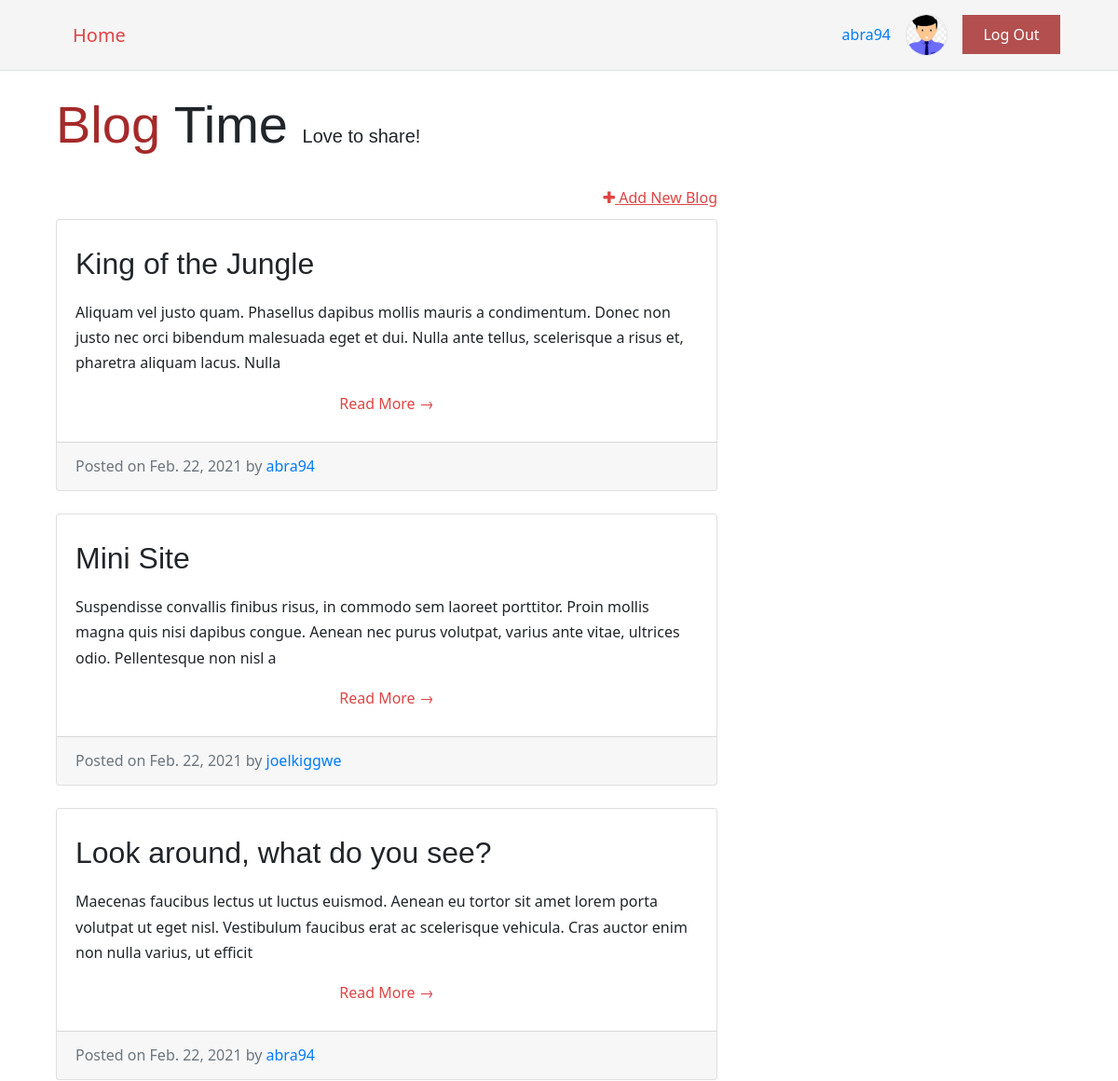
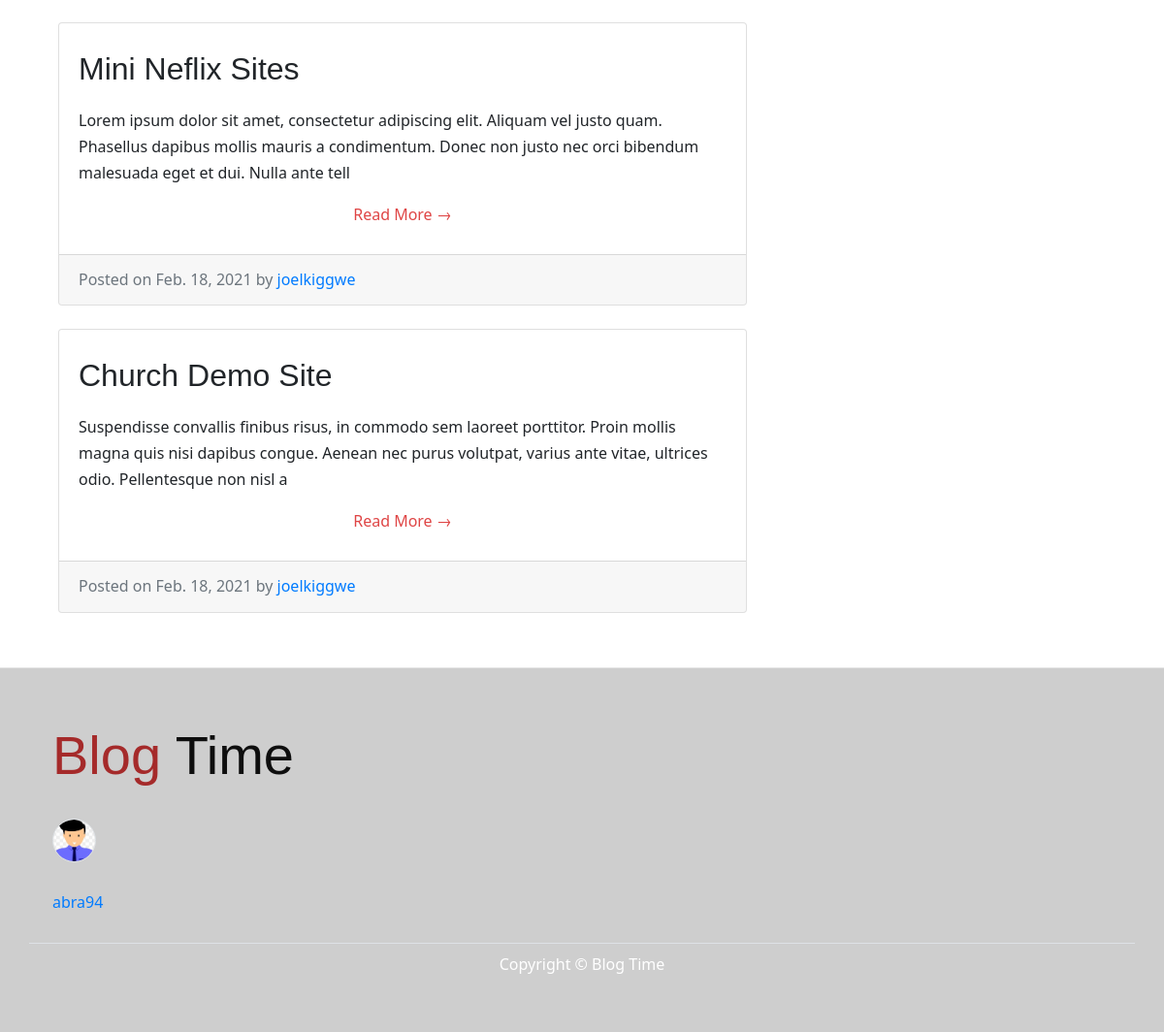
The page / (signed in) on the database its author committed (2 pictures, top to bottom).
### blog_site_app/models.py (models this page shows, shortened)
class Profile(models.Model):
    user = models.OneToOneField(User, on_delete=models.CASCADE)
    bio = models.TextField(max_length=500, blank=True)
    location = models.CharField(max_length=30, blank=True)
    birth_date = models.DateField(null=True, blank=True)
    image_avatar = models.ImageField(upload_to="images/")

class BlogPost(models.Model):
    author = models.ForeignKey(User, on_delete= models.CASCADE, related_name='blog_posts')
    title = models.CharField(max_length=200)
    text = models.TextField()
    slug = models.SlugField(max_length=150, unique=True)
    published_date = models.DateField(auto_now_add=True)
    status = models.IntegerField(choices=STATUS, default=0)
    class Meta:
        ordering = ['-published_date']

### blog_site_app/views.py (the view)
# urls.py: path('', views.BlogPostList.as_view(), name="home"),
class BlogPostList(generic.ListView):
    queryset = BlogPost.objects.filter(status=1).order_by('-published_date')
    template_name = 'blog_site_app/homepage.html'

### blog_site_app/templates/blog_site_app/homepage.html
{% extends 'blog_site_app/base.html' %}
{% block content %}
<div class="container">
    <div class="row">
        <div class="col-md-8">
            <h1 class="my-4 display-4">
                <span class="brand-name">Blog</span> Time
                <small class="lead"> Love to share!</small>
            </h1>
            {% if user.is_authenticated %}
            <div class="d-flex justify-content-end">
                <a class="nav-link pr-0" style="text-decoration: underline;" href="{% url 'new_blog_post' %}">
                    <i class="fa fa-plus"></i>
                    Add New Blog</a>
            </div>
            {% endif %}
            {% for post in blogpost_list %}
            <div class="card mb-4">
                <div class="card-body">
                    <h2 class="card-title py-2">{{ post.title }}</h2>
                    <p class="card-text mb-2">{{ post.text | slice:":200" }}</p>
                    <a href="{% url 'post_detail' post.slug %}" class="btn nav-link">Read More &rarr;</a>
                </div>
                <div class="card-footer text-muted">
                    Posted on {{ post.published_date }} by
                    <span class="text-primary">{{ post.author }}</span>
                </div>
            </div>
            {% endfor %}
        </div>
    </div>
</div>
{% endblock %}

### blog_site_app/templates/blog_site_app/base.html (shortened to what this page needs)
<html>
<head>
    <link rel="stylesheet" href="https://stackpath.bootstrapcdn.com/bootstrap/4.5.2/css/bootstrap.min.css"
>
    <link rel="stylesheet" href="https://stackpath.bootstrapcdn.com/font-awesome/4.7.0/css/font-awesome.min.css"
>
    {% load static %}
    <link rel="stylesheet" href="{% static '/css/blog.css' %}">
</head>
<body>
    <div class="nav border-bottom">
        <nav class=" container navbar nav-dark d-flex justify-content-end align-items-center flex-row flex-nowrap">
            <span class="mr-auto pl-3 lead">
                <a class="nav-link" href="{% url 'home' %}"> Home </a></span>
            {% if user.is_authenticated %}
            <span class="pr-3">
                <a href="{% url 'update_profile' %}" title="Click to edit your profile"> {{ user.username }} </a></span>
            <span class="pr-3"> <img class="border rounded-circle" src="{{ user.profile.image_avatar.url }}"
                    style="height: 45px;" alt="user photo avatar"></span>
            <span class="py-3 mr-3">
                <a class="login-btn" href="{% url 'logout' %}">Log Out
                </a>
            </span>
            {% endif %}
        </nav>
    </div>
    <div class="content container">
        <div class="row">
            <div class="col-md-8 col-lg-12">
                {% block content %}
                {% endblock %}
            </div>
        </div>
    </div>
    <footer class="py-5">
        <div class="container d-flex flex-column pl-4">
            {% if user.profile.image_avatar and user.is_authenticated %}
            <h1 class="my-2 display-4">
                <span class="brand-name">Blog</span> Time
            </h1>
            <span class="py-4">
                <img class="border rounded-circle" src="{{ user.profile.image_avatar.url }}" style="height: 45px;"
                    alt="user photo avatar"></span>
            <span class="py-1">
                <a href="{% url 'update_profile' %}" title="Click to edit your profile"> {{ user.username }}
                </a></span>
            {% endif %}
        </div>
        <div class="container border-top mt-4 py-2">
            <p class="m-0 text-center text-white">Copyright &copy; Blog Time</p>
        </div>
    </footer>
</body>
</html>

### blog_site_app/static/css/blog.css (style rules this page uses)
body { font-family: "Segoe UI", Roboto, "Helvetica Neue", Arial, sans-serif; line-height: 1.7rem; }
div.nav { background-color: #f5f5f5; border-bottom: 1px solid #f5f5f5; }
.nav-link { color: rgb(223, 69, 69); font-weight: 500; }
.login-btn { color: white; background-color: rgba(165, 42, 42, 0.815); padding: 0.6rem 1.4rem; }
h1, h2, h3 { font-family: "Playfair Display", sans-serif; }
.brand-name { color: brown; }
footer { margin-top: 2rem; color: rgb(14, 14, 14); background-color: rgb(206, 206, 206); border-top: 0.05rem solid rgb(229, 229, 229); }

### rows shown on the page
BlogPost: title "King of the Jungle", text "Aliquam vel justo quam. Phasellus dapibus mollis mauris a condimentum. Donec non justo nec orci bibendum malesuada eget et dui. Nulla ante tellus, scelerisque a risus et, pharetra aliquam lacus. Nulla", published_date "Feb. 22, 2021", author "abra94"
BlogPost: title "Mini Site", text "Suspendisse convallis finibus risus, in commodo sem laoreet porttitor. Proin mollis magna quis nisi dapibus congue. Aenean nec purus volutpat, varius ante vitae, ultrices odio. Pellentesque non nisl a", published_date "Feb. 22, 2021", author "joelkiggwe"
BlogPost: title "Look around, what do you see?", text "Maecenas faucibus lectus ut luctus euismod. Aenean eu tortor sit amet lorem porta volutpat ut eget nisl. Vestibulum faucibus erat ac scelerisque vehicula. Cras auctor enim non nulla varius, ut efficit", published_date "Feb. 22, 2021", author "abra94"
BlogPost: title "Mini Neflix Sites", text "Lorem ipsum dolor sit amet, consectetur adipiscing elit. Aliquam vel justo quam. Phasellus dapibus mollis mauris a condimentum. Donec non justo nec orci bibendum malesuada eget et dui. Nulla ante tell", published_date "Feb. 18, 2021", author "joelkiggwe"
BlogPost: title "Church Demo Site", text "Suspendisse convallis finibus risus, in commodo sem laoreet porttitor. Proin mollis magna quis nisi dapibus congue. Aenean nec purus volutpat, varius ante vitae, ultrices odio. Pellentesque non nisl a", published_date "Feb. 18, 2021", author "joelkiggwe"

### other values the page prints
{{ user.username }} "abra94"
